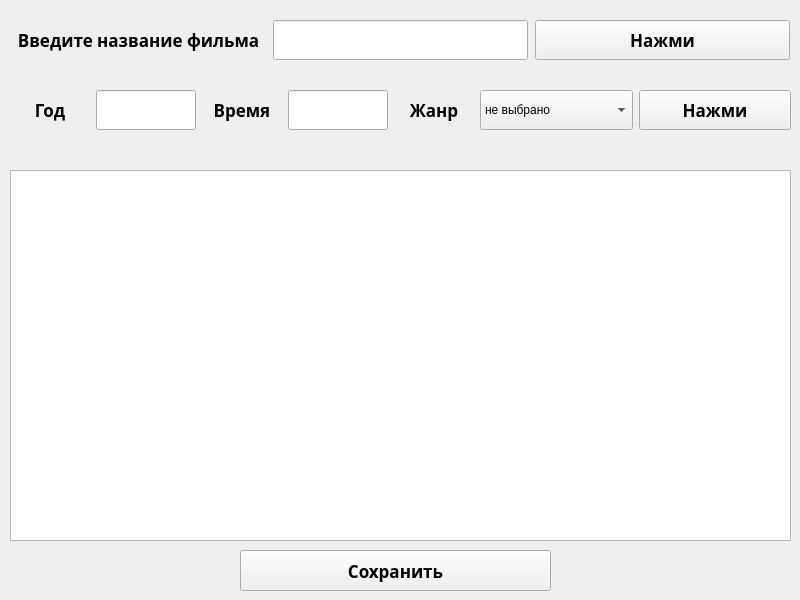
<?xml version="1.0" encoding="UTF-8"?>
<ui version="4.0">
 <class>MainWindow</class>
 <widget class="QMainWindow" name="MainWindow">
  <property name="geometry">
   <rect>
    <x>0</x>
    <y>0</y>
    <width>800</width>
    <height>600</height>
   </rect>
  </property>
  <property name="minimumSize">
   <size>
    <width>800</width>
    <height>600</height>
   </size>
  </property>
  <property name="maximumSize">
   <size>
    <width>800</width>
    <height>600</height>
   </size>
  </property>
  <property name="windowTitle">
   <string>MainWindow</string>
  </property>
  <widget class="QWidget" name="centralwidget">
   <widget class="QTableWidget" name="table">
    <property name="geometry">
     <rect>
      <x>10</x>
      <y>170</y>
      <width>781</width>
      <height>371</height>
     </rect>
    </property>
    <property name="minimumSize">
     <size>
      <width>781</width>
      <height>371</height>
     </size>
    </property>
    <property name="maximumSize">
     <size>
      <width>781</width>
      <height>371</height>
     </size>
    </property>
   </widget>
   <widget class="QWidget" name="horizontalWidget" native="true">
    <property name="geometry">
     <rect>
      <x>10</x>
      <y>10</y>
      <width>781</width>
      <height>61</height>
     </rect>
    </property>
    <layout class="QHBoxLayout" name="horizontalLayout">
     <item>
      <widget class="QLabel" name="label">
       <property name="minimumSize">
        <size>
         <width>255</width>
         <height>40</height>
        </size>
       </property>
       <property name="maximumSize">
        <size>
         <width>255</width>
         <height>40</height>
        </size>
       </property>
       <property name="font">
        <font>
         <family>Myanmar Text</family>
         <pointsize>13</pointsize>
         <weight>75</weight>
         <bold>true</bold>
        </font>
       </property>
       <property name="text">
        <string>Введите название фильма</string>
       </property>
       <property name="alignment">
        <set>Qt::AlignCenter</set>
       </property>
      </widget>
     </item>
     <item>
      <widget class="QLineEdit" name="line_name">
       <property name="minimumSize">
        <size>
         <width>255</width>
         <height>40</height>
        </size>
       </property>
       <property name="maximumSize">
        <size>
         <width>255</width>
         <height>40</height>
        </size>
       </property>
      </widget>
     </item>
     <item>
      <widget class="QPushButton" name="button_name">
       <property name="minimumSize">
        <size>
         <width>255</width>
         <height>40</height>
        </size>
       </property>
       <property name="maximumSize">
        <size>
         <width>255</width>
         <height>40</height>
        </size>
       </property>
       <property name="font">
        <font>
         <family>Myanmar Text</family>
         <pointsize>13</pointsize>
         <weight>75</weight>
         <bold>true</bold>
        </font>
       </property>
       <property name="text">
        <string>Нажми</string>
       </property>
      </widget>
     </item>
    </layout>
   </widget>
   <widget class="QWidget" name="horizontalWidget" native="true">
    <property name="geometry">
     <rect>
      <x>10</x>
      <y>80</y>
      <width>781</width>
      <height>61</height>
     </rect>
    </property>
    <layout class="QHBoxLayout" name="horizontalLayout_2">
     <item>
      <widget class="QLabel" name="label_2">
       <property name="minimumSize">
        <size>
         <width>80</width>
         <height>40</height>
        </size>
       </property>
       <property name="maximumSize">
        <size>
         <width>80</width>
         <height>40</height>
        </size>
       </property>
       <property name="font">
        <font>
         <family>Myanmar Text</family>
         <pointsize>13</pointsize>
         <weight>75</weight>
         <bold>true</bold>
        </font>
       </property>
       <property name="text">
        <string>Год</string>
       </property>
       <property name="alignment">
        <set>Qt::AlignCenter</set>
       </property>
      </widget>
     </item>
     <item>
      <widget class="QLineEdit" name="line_year">
       <property name="minimumSize">
        <size>
         <width>100</width>
         <height>40</height>
        </size>
       </property>
       <property name="maximumSize">
        <size>
         <width>100</width>
         <height>40</height>
        </size>
       </property>
      </widget>
     </item>
     <item>
      <widget class="QLabel" name="label_3">
       <property name="minimumSize">
        <size>
         <width>80</width>
         <height>40</height>
        </size>
       </property>
       <property name="maximumSize">
        <size>
         <width>80</width>
         <height>40</height>
        </size>
       </property>
       <property name="font">
        <font>
         <family>Myanmar Text</family>
         <pointsize>13</pointsize>
         <weight>75</weight>
         <bold>true</bold>
        </font>
       </property>
       <property name="text">
        <string>Время</string>
       </property>
       <property name="alignment">
        <set>Qt::AlignCenter</set>
       </property>
      </widget>
     </item>
     <item>
      <widget class="QLineEdit" name="line_time">
       <property name="minimumSize">
        <size>
         <width>100</width>
         <height>40</height>
        </size>
       </property>
       <property name="maximumSize">
        <size>
         <width>100</width>
         <height>40</height>
        </size>
       </property>
      </widget>
     </item>
     <item>
      <widget class="QLabel" name="label_4">
       <property name="minimumSize">
        <size>
         <width>80</width>
         <height>40</height>
        </size>
       </property>
       <property name="maximumSize">
        <size>
         <width>80</width>
         <height>40</height>
        </size>
       </property>
       <property name="font">
        <font>
         <family>Myanmar Text</family>
         <pointsize>13</pointsize>
         <weight>75</weight>
         <bold>true</bold>
        </font>
       </property>
       <property name="text">
        <string>Жанр</string>
       </property>
       <property name="alignment">
        <set>Qt::AlignCenter</set>
       </property>
      </widget>
     </item>
     <item>
      <widget class="QComboBox" name="combo">
       <property name="minimumSize">
        <size>
         <width>0</width>
         <height>40</height>
        </size>
       </property>
       <property name="maximumSize">
        <size>
         <width>16777215</width>
         <height>40</height>
        </size>
       </property>
       <item>
        <property name="text">
         <string>не выбрано</string>
        </property>
       </item>
      </widget>
     </item>
     <item>
      <widget class="QPushButton" name="button_genre">
       <property name="minimumSize">
        <size>
         <width>0</width>
         <height>40</height>
        </size>
       </property>
       <property name="maximumSize">
        <size>
         <width>16777215</width>
         <height>40</height>
        </size>
       </property>
       <property name="font">
        <font>
         <family>Myanmar Text</family>
         <pointsize>13</pointsize>
         <weight>75</weight>
         <bold>true</bold>
        </font>
       </property>
       <property name="text">
        <string>Нажми</string>
       </property>
      </widget>
     </item>
    </layout>
   </widget>
   <widget class="QPushButton" name="button_save">
    <property name="geometry">
     <rect>
      <x>240</x>
      <y>550</y>
      <width>311</width>
      <height>41</height>
     </rect>
    </property>
    <property name="font">
     <font>
      <family>Myanmar Text</family>
      <pointsize>13</pointsize>
      <weight>75</weight>
      <bold>true</bold>
     </font>
    </property>
    <property name="text">
     <string>Сохранить</string>
    </property>
   </widget>
  </widget>
 </widget>
 <resources/>
 <connections/>
</ui>
